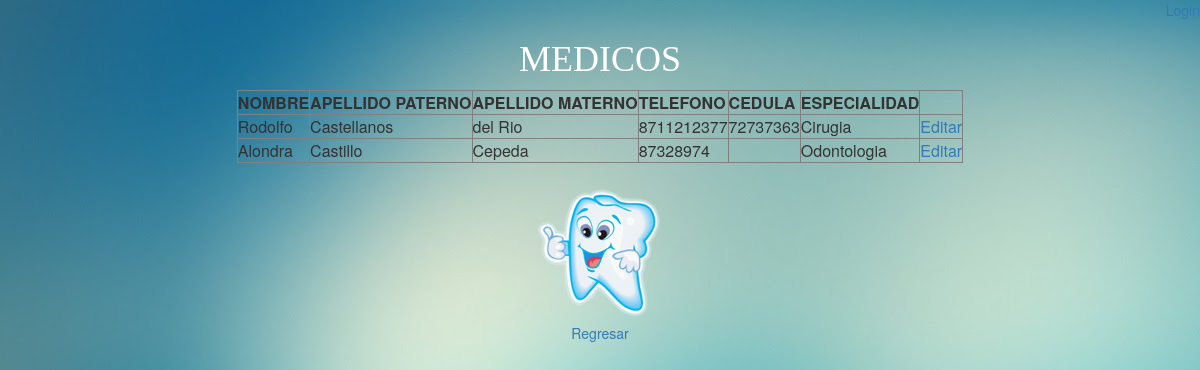
The page /administra_medicos.php on the database its author committed.
### tables this page shows
CREATE TABLE `medico` (
  `id_medico` int(11) NOT NULL,
  `nombre` varchar(50) NOT NULL,
  `apellidoP` varchar(50) NOT NULL,
  `apellidoM` varchar(50) NOT NULL,
  `telefono` varchar(10) NOT NULL,
  `especialidad` varchar(50) NOT NULL,
  `cedula` varchar(15) NOT NULL,
  `id_user` int(11) NOT NULL
);

### administra_medicos.php (the view, shortened to what this page needs)
<?php
if(isset($_SESSION['usuario']))
{
echo "<p align='right'><a href='index.php'>Cerrar Sesion</a></p>";
}
else
{
echo "<p align='right'><a href='loginmedicos.php'>Login</a></p>";
}
?>
<html>
    <head>
        <link rel="stylesheet" type="text/css" href="bootstrap/css/bootstrap.min.css">
        <link rel="stylesheet" type="text/css" href="estilopagina.css">
    </head>
    <body>
        <center>
        <h1 id="tit">MEDICOS</h1>
        <?php
        $conexion=mysqli_connect("localhost","root","","dentaltorreon");
        $registros=mysqli_query($conexion,"select * from medico");
        echo "<table border=1 bgcolor='silver'>";
            echo "<tr><th>NOMBRE</th><th>APELLIDO PATERNO</th><th>APELLIDO MATERNO<th>TELEFONO</th>
            <th>CEDULA</th><th>ESPECIALIDAD</th></tr>";
            while($fila=mysqli_fetch_array($registros))
            {
            echo "<tr><td>".$fila['nombre']."</td><td>".$fila['apellidoP']."</td><td>".$fila['apellidoM']."</td><td>";
            echo $fila['telefono']."</td><td>".$fila['cedula']."</td><td>".$fila['especialidad']."</td><td>";
            echo "<a href='registro_edita_medicos.php?medico=".$fila['id_medico']."'>Editar</a></td></tr>";
            }
        echo "</table>";
        ?>
        <br/>
        <img src="img/dientelimpio.png"/><br/>
        <a href="Editar.php">Regresar</a></center>
    </body>
</html>

### estilopagina.css (style rules this page uses)
body { background-image: url("img/cielo.JPG"); background-repeat: no-repeat; background-attachment: fixed; }
#tit { color: white; font-family: Baskerrille Old Face; }

### rows shown on the page
medico: nombre "Rodolfo", apellidoP "Castellanos", apellidoM "del Rio", telefono "8711212377", cedula "72737363", especialidad "Cirugia"
medico: nombre "Alondra", apellidoP "Castillo", apellidoM "Cepeda", telefono "87328974", especialidad "Odontologia"
